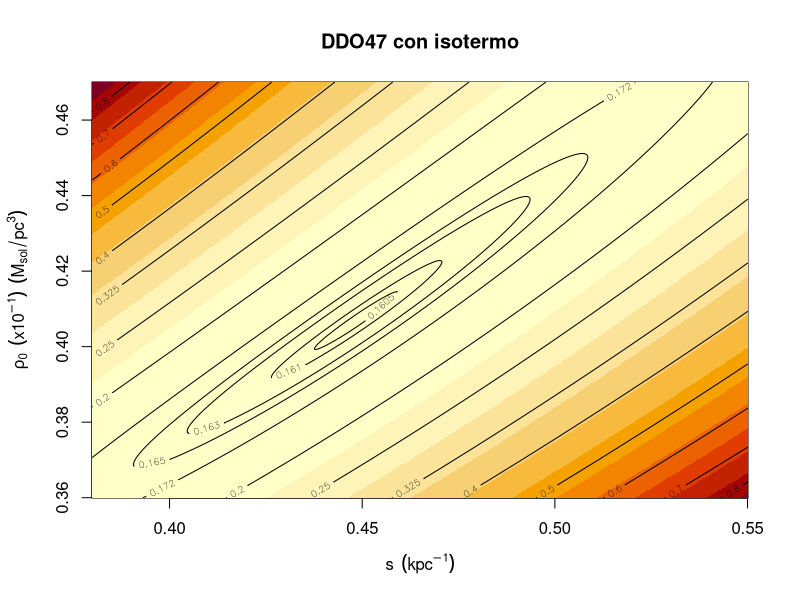

The R source for this figure: (Note: this script raises an error after producing the figure.)

#PERFIL ISOTERMO
#GALAXIA DDO47


################################################################################
###################### LECTURA DE DATOS EN FICHERO #############################
################################################################################

#En este caso tenemos kpc para los radios y las velocidades km/s
#buscamos obtener los resultados trabajando en pc, para obtener 
#a=rho_0 en Msolares/pc^3 y b=s en 1/pc

#cte de gravitacion en las unidades que lo necesitamos km^2*pc / Msol*s^2
#esto es para obtener s en kpc^-1 y pho en Msol/pc^3

#La otra opcion es G=43*10^-4 y los radios pasarlos a pc 
# datos$R<-datos$R*1000, entonces las sale en pc^-1 y sus unidades son 3 0 mas

G<-430


#Leemos los datos tal y como estan en el fichero,  los metemos en un dataset y
#damos nombre a sus columnas 
datos<-read.table("data_format_DDO47.txt", header=F)
colnames(datos)<-c("R","Vgas", "Vstar", "Vbulb", "Vtot", "Verr")


#Definimos la masa debida a las componentes visibles
Vmv<-sqrt(datos$Vgas^2+datos$Vstar^2)



################################################################################



################################################################################
#################### REPRESENTACIÓN GRÁFICA DE CHI^2 ###########################
################################################################################

# A partir de ahora los parámetros a y b hacen referencia a rho_0 y s cada uno

#Definimos la función CHI^2 para el ISO reducida (dividida por el numero de 
#grados de libertad (6) en este caso)
sum<-0 #sumatoria necesaria

chi<-function(b,a){
  for(j in 1:8) 
    
    sum<-sum + ((datos$Vtot[j]-(sqrt(Vmv[j]^2+4*pi*G*(a/b^2)*(1-((1/(b*datos$R[j]))*atan(b*datos$R[j]))))))^2)/(datos$Verr[j]^2*6)
  
  return (sum)
}


#Evaluación de la función donde sabemos que alcanza realmente el mínimo
chi(0.4483903,0.40673)


#Asignamos valores a los parámetros en torno al mínimo para que sean los que se
#representen
b<-seq(0.38,0.55,length=700) #parámetro s
a<-seq(0.36,0.47,length=700) #parámetro rho_0

z<-outer(b, a, chi)

#Representacion de las curvas de nivel
par(mar=c(5,4.5,4,2.5)+0.1) #margenes para que se visualice bien
image(b,a,z,main="DDO47 con isotermo",xlab=expression(s ~~(kpc^-1)),ylab=expression(rho[0]~~ (x10^-1)~~(M[sol]/pc^3)))
contour(b,a,z,add=T, levels=c(0.1605, 0.161, 0.163, 0.165, 0.172))
contour(b,a,z,add=T, levels=c(0.20, 0.25, 0.325, 0.4, 0.5))
contour(b,a,z,add=T, levels=seq(0.60, 1, length.out=5))

################################################################################




################################################################################
####################### MALLADO PARA EL PUNTO INICIAL ##########################
################################################################################

################################################################################


b<-seq(0.00001,0.05,length=700) #parámetro s
a<-seq(0.0001,0.02,length=700) #parámetro rho_0


z<-outer(b, a, chi)
str(z)

min(z)
posicion<-which.min(z)
posicion

#Calculo de a y b que dan en el minimo en el mallado

cociente<-posicion%/%700 #cociente
resto<-posicion%%700 #resto

if(resto>0)  cociente<-cociente+1

z[resto,cociente]


bmin<-0.00001+ (resto-1)*(0.05-0.00001)/700
amin<-0.0001+ (cociente-1)*(0.02-0.0001)/700

bmin
amin

theta_0<-c(bmin,amin)

#buena semilla inicial bmin,amin



################################################################################
########################### MÉTODOS ITERATIVOS #################################
################################################################################

## Comun a todos los metodos de busqueda de minimos


#Necesitamos la libreria de caluclo numerico de derivadas
library(numDeriv)  

#Parámetros iniciales del método
theta_0 <- c(0.54, 0.37) #valores iniciales de los parámetros s y rho_0

n <- 100 #numero maximo de iteraciones
epsilon<-0.00001 #criterio de parada

#Hay que escribir la función de forma que los parámetros se recojan en un vector

sum<-0

# A lo que le calcularemos el hessiano y el gradiente, función escalar
chi2<-function(w){
  for(j in 1:8) 
    
    sum<-sum + ((datos$Vtot[j]-(sqrt(Vmv[j]^2+4*pi*G*w[2]*(1/w[1])^2*(1-((1/(w[1]*datos$R[j]))*atan(w[1]*datos$R[j]))))))^2)/(datos$Verr[j]^2*6)
  
  return (sum)
}

#A lo que le calcularemos el jacobiano, función vectorial 

aux<-vector("numeric",8)
f<-function(w){
  for(j in 1:8) 
    
    aux[j]<-(sqrt(Vmv[j]^2+4*pi*G*w[2]*(1/w[1])^2*(1-((1/(w[1]*datos$R[j]))*atan(w[1]*datos$R[j])))))
  
  return (aux)
}

jacobian(f,theta_0)
t(jacobian(f,theta_0))

  
#Matriz de errores

W<-diag(8)
for(j in 1:8)
  W[j,j]<-1/(datos$Verr[j]^2*6)
  

#Vector de residuos
res<-vector("numeric",8)
r<-function(w){
  for(j in 1:8) 
    
    res[j]<-datos$Vtot[j]-(sqrt(Vmv[j]^2+4*pi*G*w[2]*(1/w[1])^2*(1-((1/(w[1]*datos$R[j]))*atan(w[1]*datos$R[j])))))
  
  return (res)
}


################################################################################

################################################################################
#################### DESCENSO DEL GRADIENTE LINE SEARCH ########################
################################################################################

gamma <- 1 #tasa de aprendizaje (si toco un 0 mas se me dispara)
#(realmente es gamma y no alpha ya que se normaliza la direccion del gradiente)



#Definimos una matriz donde se metan en dos columnas los resultados de los parametros
# tras cada iteracion, 

thetas <- matrix(NA, ncol=2, nrow=n+1)    
colnames(thetas) <- c('s', 'rho_0')
norma<-vector("numeric", n)
gradiente<-matrix(NA, ncol=2, nrow=n+1)#vector donde almacenaremos el gradiente en cada paso
thetas[1, ] <- theta_0  #le metemos a la matriz los parametros inciales
veces<-vector("numeric", n) #para garantizar salir del if

#Para la busqueda de linea

c<-0.5 #parametro de la busqueda de linea
#se toma un alpha grande inicialmente y luego se va disminuyendo hasta que se cumpla la condicion.

alpha<-0.0001 #paso 

aux<- matrix(NA, ncol=2, nrow=n+1)  #vector auxiliar para antes de dar los pasos
gradaux<- matrix(NA, ncol=2, nrow=n+1)  #vector auxiliar para antes de dar los pasos

tau<- 0.1 #parámetro de reduccion del alpha en caso de no encontrarse un descenso


#Algoritmo del descenso
for (i in 2:(n+1)){
  alpha<-0.01 #paso 
  gradiente[i-1,]<-grad(func=chi2, x=thetas[i-1, ])
  norma[i-1]<-sqrt(gradiente[i-1,1]^2+gradiente[i-1,2]^2)
  aux[i,] <- thetas[i-1,] - (alpha) * gradiente[i-1,]
  gradaux[i,]<-grad(chi2, aux[i,])
  
  
  #Para que en ningun caso nos pasemos al descender en esa dirección 
  if(chi2(aux[i,])>chi2(thetas[i-1,])-c*alpha*norma[i-1]^2 && gradiente[i-1,]*gradaux[i,]>c*norma[i-1]^2&&veces[i]<10){
    
    alpha<-alpha*tau
    aux[i,] <- thetas[i-1,] - (alpha) * gradiente[i-1,]
    gradaux[i,]<-grad(chi2, aux[i,])
    veces[i]<-veces[i]+1
    
  }
    
  else 
  {
    thetas[i,] <- aux[i,]
  }
  
  if(veces[i]>=9) {
    break
    cat('No se consigue una dirección de descenso')

  }
  
  
  #criterio de parada
  if((abs(sqrt(thetas[i,1]^2+thetas[i,2]^2)-sqrt(thetas[i-1,1]^2+thetas[i-1,2]^2)))<epsilon){
    break
  }
}

thetas[1:i,]


points(thetas[,1],thetas[,2],type='b',pch=21, col='blue', bg='cyan', cex=1 )



################################################################################


################################################################################
########################## MÉTODO DE GAUSS-NEWTON ##############################
################################################################################

deltas <- matrix(NA, ncol=2, nrow=n+1)    
colnames(deltas) <- c('s', 'rho_0')
deltas[1, ] <- theta_0  #le metemos a la matriz los parametros inciales


for (i in 2:(n+1)){
  deltas[i,] <- deltas[i-1,]-as.vector(solve(2*t(jacobian(f,deltas[i-1,]))%*%W%*%jacobian(f,deltas[i-1,]))%*%grad(func=chi2, x=deltas[i-1, ]))
  
  
  #criterio de parada
  if((abs(sqrt(deltas[i-1,1]^2+deltas[i-1,2]^2)-sqrt(deltas[i,1]^2+deltas[i,2]^2)))<epsilon){
    break
  }
}

deltas[1:i,]


points(deltas[,1],deltas[,2],type='b',pch=21, col='springgreen', bg='springgreen', cex=1 )


################################################################################


################################################################################
########################### LEVENBERG MARQUARDT  ###############################
################################################################################

gammas <- matrix(NA, ncol=2, nrow=n+1)    #matriz donde se almacenan las iteraciones
colnames(gammas) <- c('s', 'rho_0')
gammas[1, ] <- theta_0  #le metemos a la matriz los parametros inciales

tau<-0.001
mu<-tau*max(diag(2*t(jacobian(f,gammas[1,]))%*%W%*%jacobian(f,gammas[1,])))#estimacion incial del paso
rho<-0 #gain ratio
nu<-2 #parametro auiliar para recalucular mu

gradiente<-matrix(NA, ncol=2, nrow=n+1)#vector donde almacenaremos el gradiente en cada paso
previo<-matrix(NA, ncol=2, nrow=n+1) #vector donde almacenaremos la iteracion previa a guardarla


for (i in 2:(n+1)){
  gradiente[i-1,]<-grad(func=chi2, x=gammas[i-1, ])
  previo[i,] <- gammas[i-1,]-as.vector(solve(2*t(jacobian(f,gammas[i-1,]))%*%W%*%jacobian(f,gammas[i-1,])+mu*diag(2))%*%gradiente[i-1,])
  rho<-2*(chi2(gammas[i-1,])-chi2(previo[i,]))/((t(previo[i,]-gammas[i-1,])%*%(mu*((previo[i,]-gammas[i-1,]))-gradiente[i-1,])))
  
  
  #criterio de parada
  
    if((abs(sqrt(gammas[i-1,1]^2+gammas[i-1,2]^2)-sqrt(previo[i,1]^2+previo[i,2]^2)))<epsilon){
    
    b<-previo[i,1]
    a<previo[i,2]
    break
  }
  
  if(rho>0) {
    mu<-mu*max(1/3, 1-(2*rho-1)^3)
    nu<-2
    gammas[i,]<-previo[i,]
  }
  else {
    mu<-mu*nu
    nu<-2*nu
    gammas[i,]<-gammas[i-1,] #en este caso no es una buena aproximacion luego no nos interesan los valores obtenidos
  }
  
  
}

gammas[1:i-1,]


points(gammas[,1],gammas[,2],type='b',pch=21, col='maroon1', bg='maroon1', cex=1 )
################################################################################


legend("topleft",legend=c('Descenso más rápido', 'Gauss-Newton','Levenberg-Marquardt'),col=c("cyan","springgreen","maroon1"),pch=c(19,19,19), lty=1,lwd=2)


################################################################################
############################# AJUSTE FINAL #####################################
################################################################################

#sacas los parametros del ajuste

  
#queremos representar la componente de la velocidad debida al halo
velocidad<-sqrt(datos$Vtot^2-Vmv^2)  
velocidad

#calculamos los errores por propagacion cuadrática
delta<-(1/velocidad)*datos$Vtot*datos$Verr


ajuste<-function(r){
  sqrt(4*pi*G*(a/b^2)*(1-((1/(b*r))*atan(b*r))))
}

par(mar=c(5,4.5,4,2.5)+0.1) #margenes para que se visualice bien
curve(ajuste,0,3.2,ylim=c(0,80),xlab=expression(r~~(kpc)),ylab=expression(V[halo](r)~~(km/s^2)),col="purple",lwd=2, main='DDO47 con Burket')
points(datos$R,velocidad,pch=21,col="blue",bg="blue")
arrows(x0=datos$R,y0=velocidad-delta, x1=datos$R, y1=velocidad+delta,length = 0.15, code = 3, angle = 90,col="blue",lwd=1)
legend("topleft",legend=c(expression(V[exp]),expression(V[teo])),col=c("blue","purple"),lty=1,lwd=3)

################################################################################
